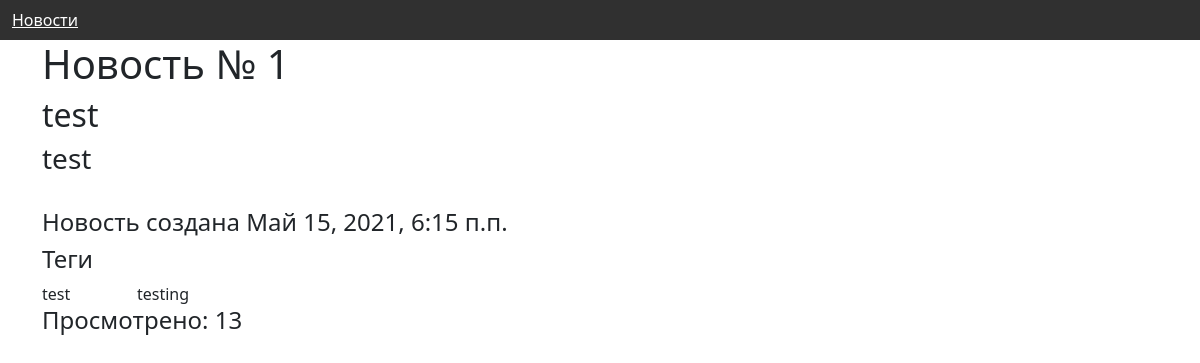
The page /news/1/ on the database as committed earlier.
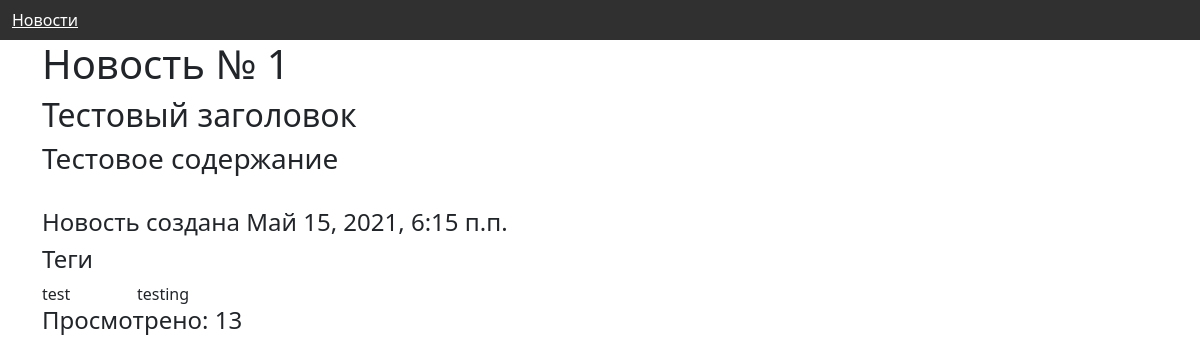
The same page on the database as committed later.
### newsproj/models.py (models this page shows, shortened)
class News(models.Model):
    id = models.AutoField(primary_key=True)
    title = models.CharField(max_length=200)
    text = models.TextField()
    created_date = models.DateTimeField(default=timezone.now)
    tags = models.TextField()
    views = models.IntegerField(default=0)

### newsproj/views.py (the view)
# urls.py: path('news/<int:id>/', views.news_id),
def news_id(request, id):
    news = News.objects.get(id=id)
    news.views = news.views + 1
    news.save()
    if not news:
        return HttpResponseNotFound()
    return render(request, 'news.html', {"news": news, "tags": news.tags.split(",")})

### newsproj/templates/news.html
{% extends "base.html" %}
{% block content %}
<div>
    <h1>Новость № {{ news.id }}</h1>
    <h2>{{ news.title }}</h2>
    <h3>{{ news.text }}</h3>
    <br>
    <h4>Новость создана {{ news.created_date }}</h4>
    <h4>Теги</h4>
    <div class="row">
        {% for i in tags %}
        <div class="col-md-1" style="background-color:light blue"> {{ i }}</div>
        {% endfor %}
    </div>
    <h4>Просмотрено: {{ news.views }}</h4>
</div>
{% endblock %}

Rows that differ between the two databases and show on the page:
changed News id 1: title "test" → "Тестовый заголовок"; text "test" → "Тестовое содержание"
